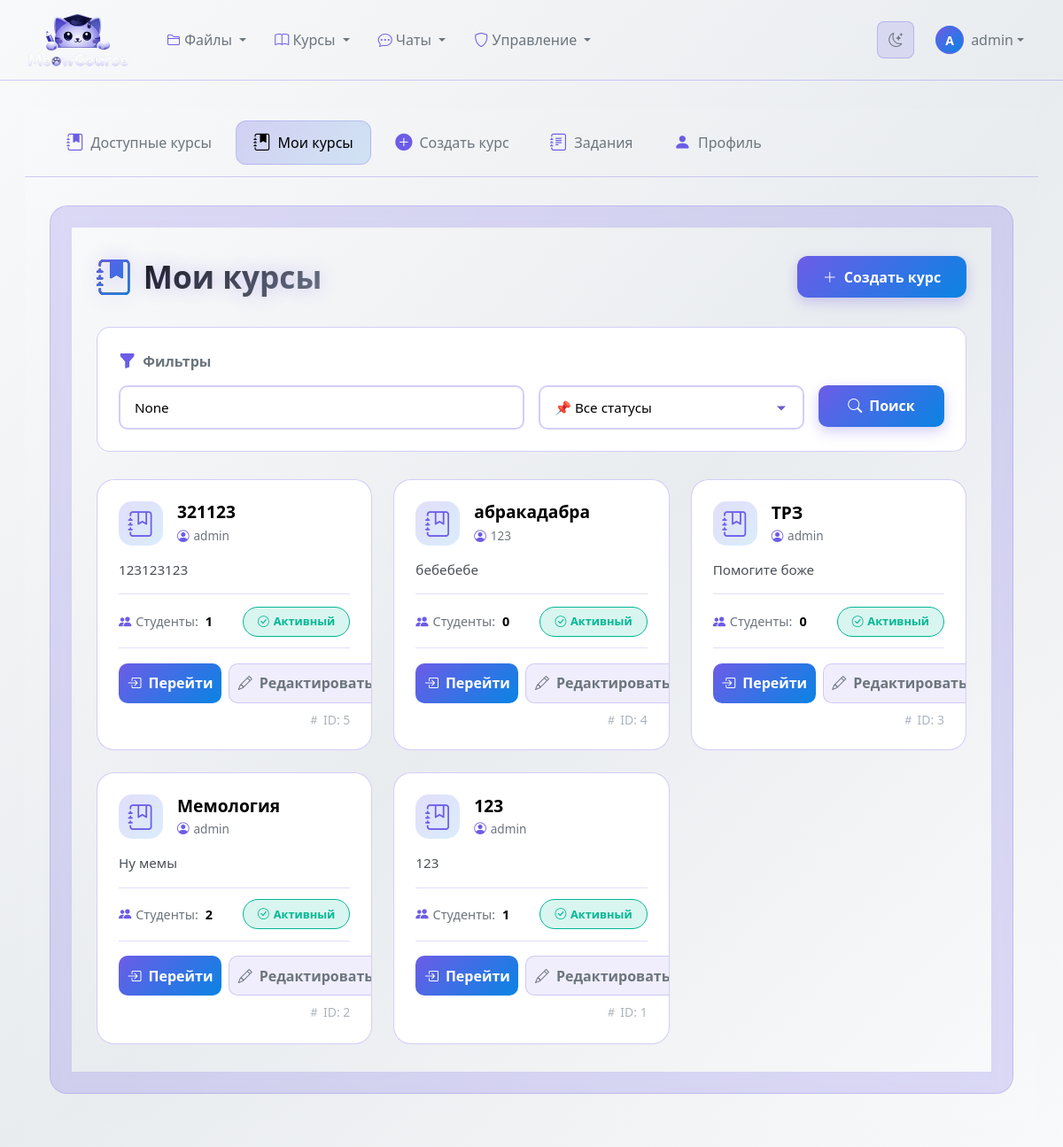
The app's page / (signed in), older data.
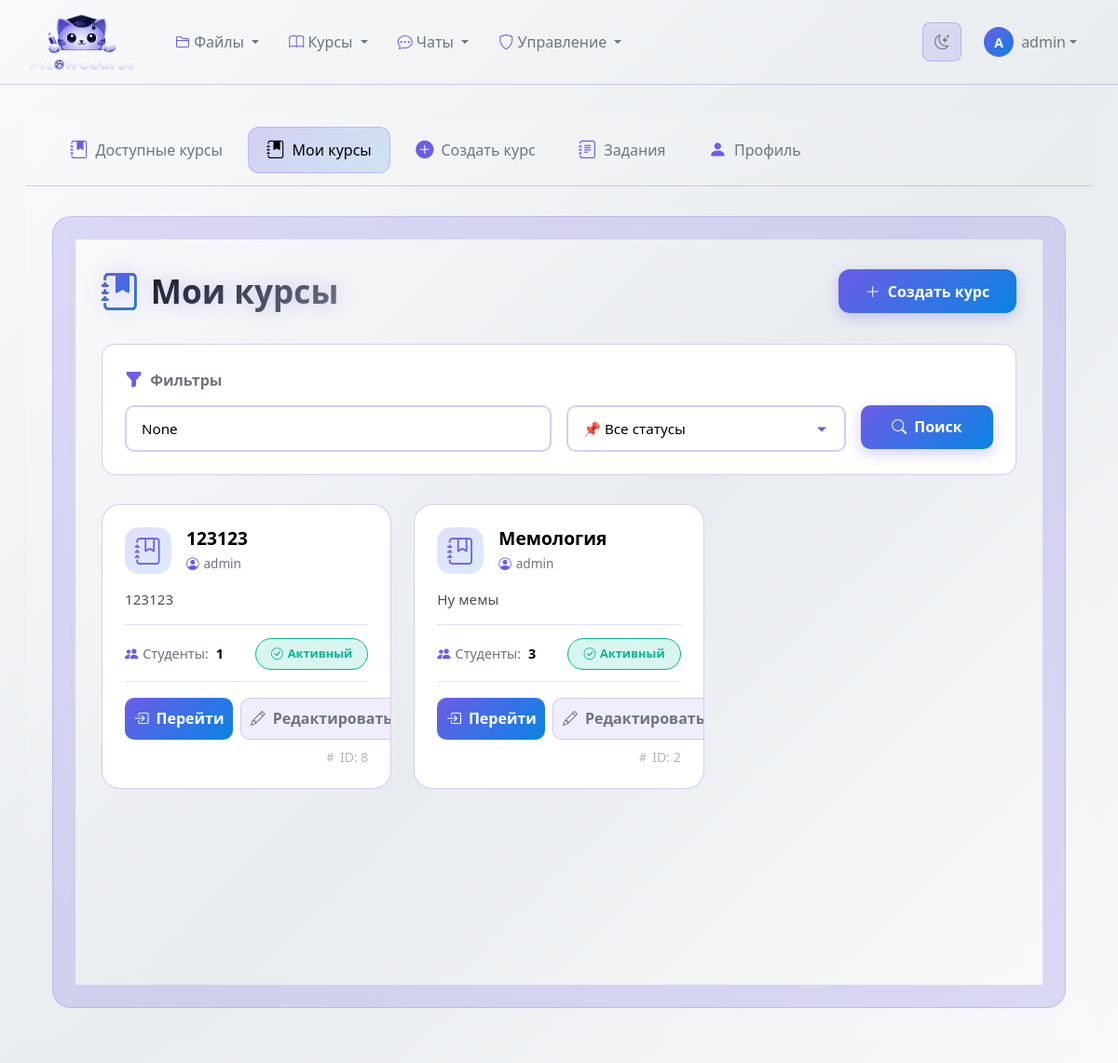
The same page, newer data.
### classroom_core/models.py (models this page shows, shortened)
class Course(models.Model):
    STATUS_CHOICES = [
       ('draft', 'Черновик'),
       ('active', 'Активный'),
       ('archived', 'Архивирован'),
       ('completed', 'Завершён'),
    ]
    title = models.CharField(max_length=255)
    description = models.TextField()
    short_description = models.CharField(max_length=200, blank=True)
    code = models.CharField(max_length=20, unique=True, blank=True)
    instructor = models.ForeignKey(
        User,
        on_delete=models.CASCADE,
        related_name='courses_created'
    )
    teaching_assistants = models.ManyToManyField(
        User,
        blank=True,
        related_name='courses_assisting'
    )
    students = models.ManyToManyField(
        User,
        blank=True,
        related_name='courses_enrolled'
    )
    student_groups = models.ManyToManyField(
        StudentGroup,
        blank=True,
        related_name='courses_enrolled',
        help_text='Группы студентов, зачисленные на курс'
    )
    status = models.CharField(
        max_length=20,
        choices=STATUS_CHOICES,
        default='draft'
    )
    start_date = models.DateField(null=True, blank=True)
    end_date = models.DateField(null=True, blank=True)
    created_at = models.DateTimeField(auto_now_add=True)
    updated_at = models.DateTimeField(auto_now=True)
    cover_image = models.ImageField(
        upload_to='course_covers/',
        null=True,
        blank=True
    )
    color = models.CharField(max_length=7, default='#3498db')
    is_public = models.BooleanField(default=False)
    allow_self_enrollment = models.BooleanField(default=True)
    max_students = models.IntegerField(null=True, blank=True)
    class_days = models.CharField(max_length=100, blank=True)
    class_time = models.CharField(max_length=100, blank=True)
    class Meta:
        ordering = ['-created_at']
        verbose_name = 'Курс'
        verbose_name_plural = 'Курсы'
    def get_student_count(self):
        return self.students.count()
    def can_edit(self, user):
        return (
            user == self.instructor
            or user in self.teaching_assistants.all()
            or user.is_superuser
            or user.profile.is_staff()
        )

### classroom_core/views.py (the view)
# urls.py: path('', views.course_list, name='course_list'),
@login_required
def course_list(request ):
    user_profile = request.user.profile
    if request.user.is_superuser :
        courses = Course.objects.all()
    else :
        courses = Course.objects.filter(
        Q(instructor = request.user )|
        Q(teaching_assistants = request.user )|
        Q(students = request.user )
        ).distinct()
    status =request.GET.get('status')
    if status :
        courses =courses.filter(status =status )
    query =request.GET.get('query')
    if query :
        courses =courses.filter(
        Q(title__icontains =query )|
        Q(description__icontains =query )|
        Q(code__icontains =query )
        )
    sort_by =request.GET.get('sort','-created_at')
    courses =courses.order_by(sort_by )
    paginator =Paginator(courses ,12 )
    page_number =request.GET.get('page')
    page_obj =paginator.get_page(page_number )
    context ={
    'page_obj':page_obj ,
    'status':status ,
    'query':query ,
    'sort_by':sort_by ,
    }
    return render(request ,'classroom_core/course_list.html',context )

### templates/classroom_core/course_list.html (shortened to what this page needs)
{% extends "classroom_core/base_courses.html" %}
{% load classroom_tags %}
{% block courses_content %}
<div class="theme-courses">
    <div class="container">
        <div class="page-header">
            <h1 class="page-title">
                <i class="bi bi-journal-bookmark-fill"></i>
                Мои курсы
            </h1>
            {% if user.profile.is_teacher or user.profile.is_staff or user.is_superuser %}
            <a href="{% url 'classroom_core:course_create' %}" class="btn-create">
                <i class="bi bi-plus-lg"></i>
                Создать курс
            </a>
            {% endif %}
        </div>
        <div class="filters-section">
            <div class="filter-label">
                <i class="bi bi-funnel-fill"></i>
                Фильтры
            </div>
            <form method="get" class="row g-3">
                <div class="col-md-6">
                    <input type="text"
                           name="query"
                           value="{{ query }}"
                           class="custom-input"
                           placeholder="🔍 Поиск по названию или описанию...">
                </div>
                <div class="col-md-4">
                    <select name="status" class="custom-select">
                        <option value="">📌 Все статусы</option>
                    </select>
                </div>
                <div class="col-md-2">
                    <button type="submit" class="btn-filter">
                        <i class="bi bi-search"></i>
                        Поиск
                    </button>
                </div>
            </form>
        </div>
        <div class="row g-4">
            {% for course in page_obj %}
            <div class="col-md-6 col-lg-4">
                <div class="course-card" data-index="{{ forloop.counter }}">
                    <div class="card-body-custom">
                        <div class="d-flex align-items-center mb-3">
                            <div class="course-icon me-3">
                                <i class="bi bi-journal-bookmark"></i>
                            </div>
                            <div>
                                <h5 class="course-title">{{ course.title }}</h5>
                                <div class="instructor-info">
                                    <i class="bi bi-person-circle"></i>
                                    {{ course.instructor.username }}
                                </div>
                            </div>
                        </div>
                        <p class="course-description">{{ course.short_description|default:course.description|truncatechars:100 }}</p>
                        <div class="stats-row">
                            <div class="stat">
                                <i class="bi bi-people-fill"></i>
                                Студенты: <strong>{{ course.get_student_count }}</strong>
                            </div>
                            <div>
                                <span class="status-badge
                                    {% if course.status == 'draft' %}badge-draft
                                    {% elif course.status == 'active' %}badge-active
                                    {% elif course.status == 'archived' %}badge-archived
                                    {% elif course.status == 'completed' %}badge-completed
                                    {% endif %}">
                                    <i class="bi
                                        {% if course.status == 'draft' %}bi-pencil
                                        {% elif course.status == 'active' %}bi-check-circle
                                        {% elif course.status == 'archived' %}bi-archive
                                        {% elif course.status == 'completed' %}bi-trophy
                                        {% endif %}">
                                    </i>
                                    {{ course.get_status_display }}
                                </span>
                            </div>
                        </div>
                        <div class="button-group">
                            <a href="{% url 'classroom_core:course_detail' course.id %}" class="btn-primary-course">
                                <i class="bi bi-box-arrow-in-right"></i>
                                Перейти
                            </a>
                            {% if course|allows_edit:request.user %}
                            <a href="{% url 'classroom_core:course_edit' course.id %}" class="btn-outline-course">
                                <i class="bi bi-pencil"></i>
                                Редактировать
                            </a>
                            {% endif %}
                        </div>
                        <div class="mt-2 text-end small" style="color: var(--text-disabled);">
                            <i class="bi bi-hash"></i> ID: {{ course.id }}
                        </div>
                    </div>
                </div>
            </div>
            {% endfor %}
        </div>
    </div>
</div>
{% endblock %}

### templates/classroom_core/base_courses.html (shortened to what this page needs)
{% extends "base.html" %}
{% block content %}
<nav class="navbar navbar-expand-lg nav">
    <div class="container-fluid">
        <div class="collapse navbar-collapse" id="navbarNav">
            <div class="navbar-nav">
                {% if user.profile.role == 'student' %}
                <a class="nav-link {% if request.resolver_match.url_name == 'for_enrollment_course_list' %}active{% endif %}"
                   href="{% url 'classroom_core:for_enrollment_course_list' %}">
                    <i class="bi bi-journal-bookmark-fill"></i>
                    <span>Доступные курсы</span>
                </a>
                {% endif %}
                <a class="nav-link {% if request.resolver_match.url_name == 'course_list' %}active{% endif %}"
                   href="{% url 'classroom_core:course_list' %}">
                    <i class="bi bi-journal-bookmark-fill"></i>
                    <span>Мои курсы</span>
                </a>
                {% if user.profile.is_teacher or user.profile.is_staff or user.is_superuser %}
                <a class="nav-link {% if request.resolver_match.url_name == 'course_create' %}active{% endif %}"
                   href="{% url 'classroom_core:course_create' %}">
                    <i class="bi bi-plus-circle-fill"></i>
                    <span>Создать курс</span>
                </a>
                {% endif %}
                <a class="nav-link {% if request.resolver_match.url_name == 'assignment_list' %}active{% endif %}"
                   href="{% url 'classroom_core:assignment_list' %}">
                    <i class="bi bi-journal-text"></i>
                    <span>Задания</span>
                </a>
                <a class="nav-link {% if request.resolver_match.url_name == 'profile_view' %}active{% endif %}"
                   href="{% url 'classroom_core:profile_view' %}">
                    <i class="bi bi-person-fill"></i>
                    <span>Профиль</span>
                </a>
            </div>
        </div>
    </div>
</nav>
<div class="main-content">
    <div class="container-fluid">
        <div class="row">
            <div class="col-12">
                <div class="content-container">
                    {% block courses_content %}{% endblock %}
                </div>
            </div>
        </div>
    </div>
</div>
{% endblock %}

### templates/base.html (shortened to what this page needs)
{% load static %}
<!DOCTYPE html>
<html lang="ru">
<head>
    <link href="https://cdn.jsdelivr.net/npm/bootstrap@5.3.0/dist/css/bootstrap.min.css" rel="stylesheet">
    <link rel="stylesheet" href="https://cdn.jsdelivr.net/npm/bootstrap-icons@1.10.0/font/bootstrap-icons.css">
    <link id="theme-stylesheet" rel="stylesheet" href="{% static 'css/themes/light.css' %}" data-light-href="{% static 'css/themes/light.css' %}" data-dark-href="{% static 'css/themes/dark.css' %}">
</head>
<body>
    <nav class="navbar navbar-expand-lg navbar">
        <div class="container-fluid">
            <a class="navbar-brand d-flex align-items-center" href="{% url 'classroom_core:course_list' %}">
                <img src="{% static 'images/logo.png' %}"
                    alt="MeowCourse"
                    class="me-2"
                    style="width: 120px; height: auto; max-height: 64px; object-fit: contain;">
            </a>
            <div class="collapse navbar-collapse" id="navbarNav">
                <ul class="navbar-nav me-auto">
                    <li class="nav-item dropdown">
                        <a class="nav-link dropdown-toggle" href="#" role="button" data-bs-toggle="dropdown">
                            <i class="bi bi-folder2"></i> Файлы
                        </a>
                    </li>
                    <li class="nav-item dropdown">
                        <a class="nav-link dropdown-toggle" href="#" role="button" data-bs-toggle="dropdown">
                            <i class="bi bi-book"></i> Курсы
                        </a>
                    </li>
                    <li class="nav-item dropdown">
                        <a class="nav-link dropdown-toggle" href="#" role="button" data-bs-toggle="dropdown">
                            <i class="bi bi-chat-dots"></i> Чаты
                        </a>
                    </li>
                    {% if user.is_authenticated %}
                    {% if user.is_superuser or user.is_staff or user.profile.role == 'admin' %}
                    <li class="nav-item dropdown">
                        <a class="nav-link dropdown-toggle" href="#" role="button" data-bs-toggle="dropdown">
                            <i class="bi bi-shield"></i> Управление
                        </a>
                    </li>
                    {% endif %}
                    {% endif %}
                </ul>
                <div class="d-flex align-items-center gap-2">
                    <button id="theme-toggle" class="theme-toggle-btn" type="button" aria-label="Переключить тему">
                        <i class="bi bi-moon-stars"></i>
                    </button>
                    {% if user.is_authenticated %}
                    <div class="dropdown">
                        <a class="nav-link dropdown-toggle d-flex align-items-center" href="#" role="button" data-bs-toggle="dropdown">
                            <div class="user-avatar rounded-circle d-flex align-items-center justify-content-center" style="width: 32px; height: 32px; font-size: 0.875rem;">
                                {{ user.username|slice:":1"|upper }}
                            </div>
                            <span class="ms-2 d-none d-md-inline username-text">{{ user.username }}</span>
                        </a>
                    </div>
                    {% else %}
                    <a class="nav-link" href="{% url 'classroom_core:login' %}">
                        <i class="bi bi-box-arrow-in-right me-1"></i> Войти
                    </a>
                    {% endif %}
                </div>
            </div>
        </div>
    </nav>
    <div class="main-content">
        <div class="container-fluid">
            {% block content %}{% endblock %}
        </div>
    </div>
</body>
</html>

Row changes from the older to the newer data that the page shows:
removed Course: title "321123", instructor.username "admin", short_description "123123123", get_student_count "1", status "Активный", shows "Редактировать", id "5"
removed Course: title "абракадабра", instructor.username "123", short_description "бебебебе", get_student_count "0", status "Активный", shows "Редактировать", id "4"
removed Course: title "ТРЗ", instructor.username "admin", short_description "Помогите боже", get_student_count "0", status "Активный", shows "Редактировать", id "3"
removed Course: title "123", instructor.username "admin", short_description "123", get_student_count "1", status "Активный", shows "Редактировать", id "1"
added Course: title "123123", instructor.username "admin", short_description "123123", get_student_count "1", status "Активный", shows "Редактировать", id "8"
computed for Course "Мемология": get_student_count "2" → "3"
